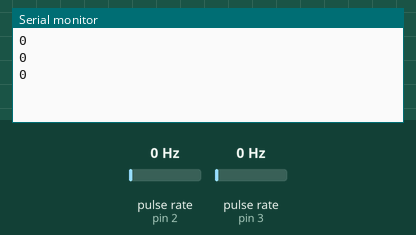
A sketch run on a simulated Arduino Uno, built with avr-gcc and run on an emulated ATmega328P. On the bench: the last lines printed to the serial monitor. Wiring (inferred from the names in the program): 2 × pulse sensor: data pin 2 / data pin 3. The inputs (shaded band) are chosen by the test bench; at power-on: pulse rate (sensors on pin 2, pin 3) 0 Hz.

Above: at 2.2 s.
2.3 s: pulse rate (sensor on pin 2) set to 4 Hz
At 3.4 s:
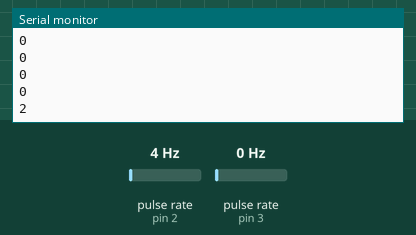
3.8 s: pulse rate (sensor on pin 3) set to 50 Hz
At 4.4 s:
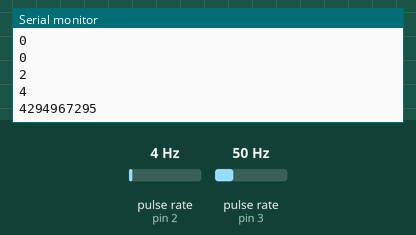
5.3 s: pulse rate (sensor on pin 2) set to 50 Hz
At 5.9 s:
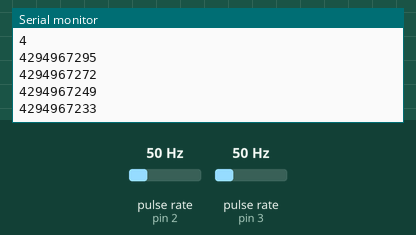
6.8 s: pulse rate (sensor on pin 3) set to 4 Hz
At 7.4 s:
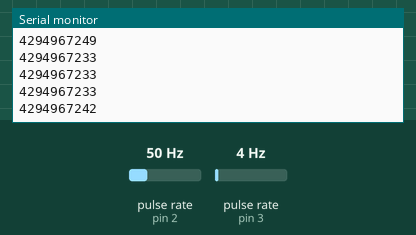
Timing chart, 0 to 9.3 s (numbered marks = the images above; inputs shaded):
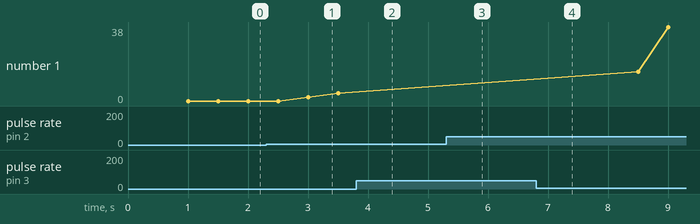

The sketch:

test_encoder.ino
```cpp
int encoder_in_up = 2;
int encoder_in_down = 3;

unsigned long int count = 0;

void setup()
{
  pinMode(encoder_in_up,INPUT);
  pinMode(encoder_in_down,INPUT);
  attachInterrupt(0,update_count_up,FALLING);
  attachInterrupt(1,update_count_down,FALLING);
  Serial.begin(115200);
  delay(1000);
}

void loop()
{
 unsigned long int count_samp = count;
 Serial.println(count_samp,DEC);
 delay(500);
}

void update_count_up() {count++;}
void update_count_down() {count--;}
```

Measured:
- after the input at 2.3 s, the serial monitor: prints a new line after 0.70 s (image 1)
- after the input at 3.8 s, the serial monitor: prints a new line after 0.20 s (image 2)
- after the input at 5.3 s, the serial monitor: prints a new line after 0.20 s (image 3)
- after the input at 6.8 s, the serial monitor: prints a new line after 0.20 s (image 4)
- plotted number 1: 0 → 4 after the input at 2.3 s, 4 → 38 after the input at 6.8 s
